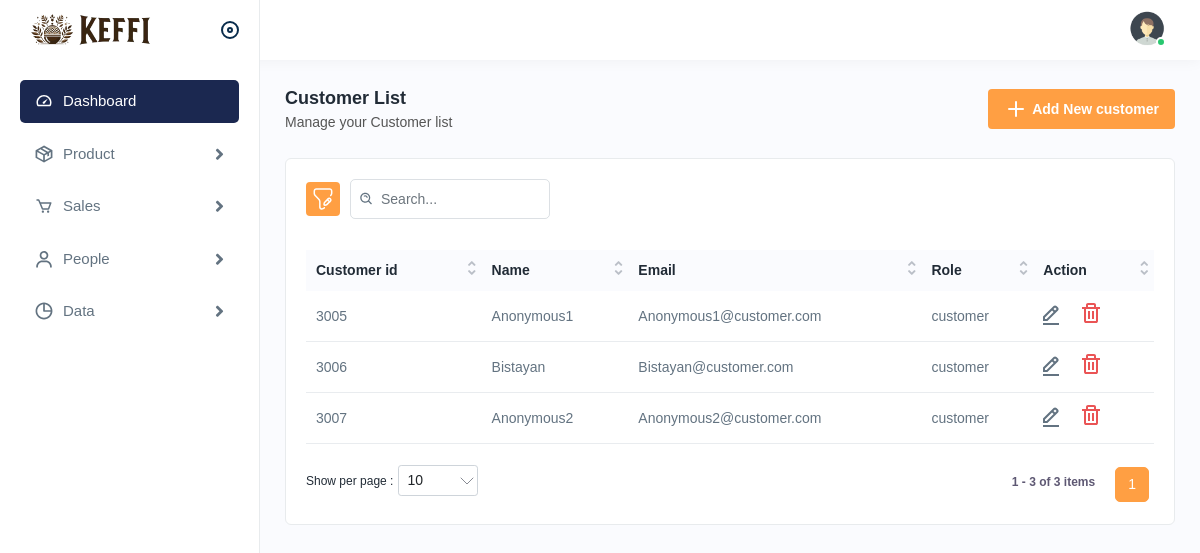
The page /people/customer_list.php (signed in) on the database its author committed.
### tables this page shows
CREATE TABLE `users` (
  `unique_id` int(11) NOT NULL,
  `id` int(11) NOT NULL,
  `name` varchar(255) NOT NULL,
  `email` varchar(255) NOT NULL,
  `role` varchar(255) NOT NULL,
  `salt` varchar(255) NOT NULL,
  `password` varchar(255) NOT NULL
);

### people/customer_list.php (the view, shortened to what this page needs)
<?php require "../includes/header.php"; ?>
<?php require "../config/connection.php"; ?>
<?php require "../includes/sidebar.php"; ?>
<?php
$search = $connection->query("SELECT * FROM users WHERE role= 'customer' ");
$search->execute();
$customerlist = $search->fetchall(PDO::FETCH_OBJ);
?>
<body>
<div class="page-wrapper">
        <div class="content">
            <div class="page-header">
                <div class="page-title">
                    <h4>Customer List</h4>
                    <h6>Manage your Customer list</h6>
                </div>
                <div class="page-btn">
                    <a href="add_customer.php" class="btn btn-added"><img src="<?php echo FILEPATH; ?>/assets/img/icons/plus.svg" alt="img" class="me-1">Add New customer</a>
                </div>
            </div>
            <div class="card">
                <div class="card-body">
                    <div class="table-top">
                        <div class="search-set">
                            <div class="search-path">
                                <a class="btn btn-filter" id="filter_search">
                                    <img src="<?php echo FILEPATH; ?>/assets/img/icons/filter.svg" alt="img">
                                </a>
                            </div>
                            <div class="search-input">
                                <a class="btn btn-searchset"><img src="<?php echo FILEPATH; ?>/assets/img/icons/search-white.svg" alt="img"></a>
                            </div>
                        </div>
                    </div>
                    <div class="table-responsive">
                        <table class="table  datanew">
                            <thead>
                                <tr>
                                    <th>Customer id</th>
                                    <th>Name</th>
                                    <th>Email</th>
                                    <th>Role</th>
                                    <th>Action</th>
                                </tr>
                            </thead>
                            <tbody>
                                <?php foreach ($customerlist as $customer) : ?>
                                    <tr>
                                        <td><?php echo $customer->id; ?></td>
                                        <td><?php echo $customer->name; ?></td>
                                        <td><?php echo $customer->email; ?></td>
                                        <td><?php echo $customer->role; ?></td>
                                        <td>
                                            <a class="me-3" data-bs-toggle="modal" data-bs-target="#editProductModal" onclick="update_account('<?php echo $customer->name; ?>', '<?php echo $customer->email; ?>', '<?php echo $customer->id; ?>')">
                                                <img src="<?php echo FILEPATH; ?>/assets/img/icons/edit.svg" alt="img">
                                            </a>
                                            <a data-bs-toggle="modal" onclick="delete_account(<?php echo $customer->id; ?>);" data-bs-target="#deleteProductModal" data-productid="<?php echo $customer->id; ?>">
                                                <img src="<?php echo FILEPATH; ?>/assets/img/icons/delete.svg" alt="Delete">
                                            </a>
                                        </td>
                                    </tr>
                                <?php endforeach; ?>
                            </tbody>
                        </table>
                    </div>
                </div>
            </div>
        </div>
    </div>
</body>
</html>

### rows shown on the page
users: id "3005", name "Anonymous1", email "Anonymous1@customer.com", role "customer"
users: id "3006", name "Bistayan", email "Bistayan@customer.com", role "customer"
users: id "3007", name "Anonymous2", email "Anonymous2@customer.com", role "customer"
